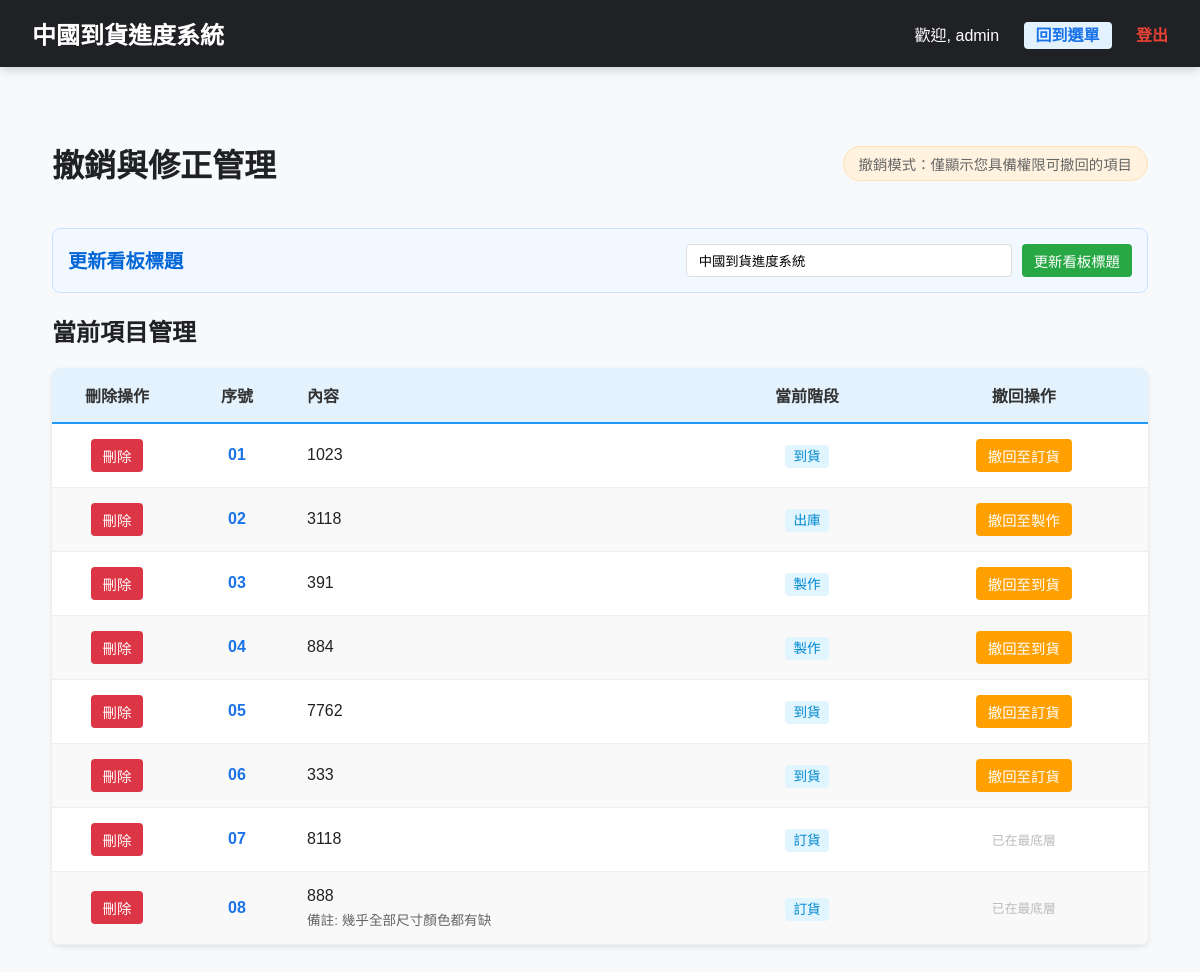
The page /manage?mode=undo (signed in) on the database its author committed.
### models.py (models this page shows)
class SystemConfig(db.Model):
    id = db.Column(db.Integer, primary_key=True)
    key = db.Column(db.String(50), unique=True, nullable=False)
    value = db.Column(db.Text)

class User(db.Model):
    id = db.Column(db.Integer, primary_key=True)
    username = db.Column(db.String(50), unique=True, nullable=False)
    password_hash = db.Column(db.String(128), nullable=False)
    is_admin = db.Column(db.Boolean, default=False)
    permissions = db.relationship('Permission', backref='user', uselist=False, cascade="all, delete-orphan")

class SignboardItem(db.Model):
    id = db.Column(db.Integer, primary_key=True)
    content = db.Column(db.Text, nullable=False)
    remark = db.Column(db.Text) # 備註 (選填)
    current_stage = db.Column(db.String(50), default='ORDER')
    stage_dates = db.Column(db.JSON, default={})
    updated_at = db.Column(db.DateTime, default=datetime.now, onupdate=datetime.now)

### main.py (the view)
@app.route('/manage')
def manage_page():
    if 'user_id' not in session:
        return redirect(url_for('index'))
    mode = request.args.get('mode', 'normal') # normal 或 undo
    user = User.query.get(session['user_id'])
    items = SignboardItem.query.order_by(SignboardItem.id.asc()).all()
    return render_template('manage.html', items=items, perms=user.permissions, mode=mode)

### main.py (called while the page is built, shortened)
def get_config(key, default=None):
    config = SystemConfig.query.filter_by(key=key).first()
    return config.value if config else default

def get_inf_config(section, key, default=None):
    inf_path = os.path.join(os.path.dirname(__file__), 'config.inf')
    if not os.path.exists(inf_path):
        return default

def get_workflow_stages():
    stages_str = get_inf_config('Workflow', 'stages', 'ORDER:訂貨,ARRIVAL:到貨,PRODUCTION:製作,DELIVERY:出庫')
    stages = []
    for item in stages_str.split(','):
        if ':' in item:
            key, name = item.strip().split(':')
            stages.append({'key': key.strip(), 'name': name.strip()})
    return stages

@app.context_processor
def inject_config():
    return {
        'site_title': get_config('site_title', '中國到貨看板系統'),
        'workflow_stages': get_workflow_stages(),
        'undo_mode': get_inf_config('System', 'undo_mode', '1')
    }

### templates/manage.html (shortened to what this page needs)
{% extends "layout.html" %}
{% block content %}
<div style="display: flex; justify-content: space-between; align-items: center; margin-bottom: 1rem; max-width: 1200px; margin: 20px auto; padding: 0 20px;">
    <h1>{% if mode == 'undo' %}撤銷與修正管理{% else %}進度與庫存管理{% endif %}</h1>
    {% if mode != 'undo' %}
    <div style="background: #e9ecef; padding: 5px; border-radius: 30px; display: flex; gap: 5px; box-shadow: inset 0 2px 4px rgba(0,0,0,0.05);">
        <button id="btn-kanban" onclick="setMode('kanban')" class="mode-btn active">看板模式</button>
        <button id="btn-role" onclick="setMode('role')" class="mode-btn">角色模式</button>
    </div>
    {% else %}
    <div style="color: #666; font-size: 0.9rem; background: #fff3e0; padding: 6px 15px; border-radius: 20px; border: 1px solid #ffe0b2;">
         撤銷模式：僅顯示您具備權限可撤回的項目
    </div>
    {% endif %}
</div>
<div class="manage-wrapper">
    {% if session.is_admin %}
    <div class="config-card">
        <h3>更新看板標題</h3>
        <form action="{{ url_for('update_title') }}" method="POST" class="title-form">
            <input type="text" name="new_title" value="{{ site_title }}" placeholder="請輸入看板標題">
            <button type="submit" class="btn btn-save">更新看板標題</button>
        </form>
    </div>
    {% endif %}
    <h2>當前項目管理</h2>
    <table class="data-table">
        <thead>
            <tr>
                <th style="width: 100px;">刪除操作</th>
                <th style="width: 80px;">序號</th>
                <th style="text-align: left;">內容</th>
                <th>當前階段</th>
                <th>{% if mode == 'undo' %}撤回操作{% else %}處置轉移{% endif %}</th>
            </tr>
        </thead>
        <tbody>
            {% for item in items %}
            {% set can_move = perms.stage_perms.get(item.current_stage) or (item.current_stage == workflow_stages[-1].key and perms.can_clear_delivery) or perms.can_delete %}
            <tr class="row-item" data-has-perm="{{ 'true' if can_move else 'false' }}" style="border-bottom: 1px solid #eee;">
                <td style="text-align: center;">
                    <form action="/manage/delete/{{ item.id }}" method="POST" onsubmit="return confirm('確定要刪除此項目嗎？');">
                        <button type="submit" class="btn btn-delete">刪除</button>
                    </form>
                </td>
                <td style="font-weight: bold; color: #1a73e8; text-align: center;">{{ "%02d"|format(loop.index) }}</td>
                <td>
                    <div style="font-weight: 500;">{{ item.content }}</div>
                    {% if item.remark %}<span class="remark-text">備註: {{ item.remark }}</span>{% endif %}
                </td>
                <td style="text-align: center;">
                    <span style="background: #e1f5fe; color: #0288d1; padding: 4px 8px; border-radius: 4px; font-size: 0.85rem;">
                        {% for s in workflow_stages %}
                            {% if s.key == item.current_stage %}{{ s.name }}{% endif %}
                        {% endfor %}
                    </span>
                </td>
                <td style="text-align: center;">
                    {% if mode == 'undo' %}
                        {% set ns_undo = namespace(prev_stage=none, can_undo=false) %}
                        {% for s in workflow_stages %}
                            {% if s.key == item.current_stage %}
                                {% if not loop.first %}
                                    {% set ns_undo.prev_stage = workflow_stages[loop.index0 - 1] %}
                                    {% if session.is_admin or (undo_mode == '2' and perms.stage_perms.get(ns_undo.prev_stage.key)) %}
                                        {% set ns_undo.can_undo = true %}
                                    {% endif %}
                                {% endif %}
                            {% endif %}
                        {% endfor %}
                        {% if ns_undo.prev_stage %}
                            {% if ns_undo.can_undo %}
                                <button onclick="undoItem('{{ item.id }}', '{{ ns_undo.prev_stage.name }}')"
                                        class="btn btn-save" style="background: #ffa000;">
                                    撤回至{{ ns_undo.prev_stage.name }}
                                </button>
                            {% else %}
                                <button class="btn" disabled style="background: #e0e0e0; color: #aaa; cursor: not-allowed; border: 1px solid #ccc;">
                                    撤回至{{ ns_undo.prev_stage.name }}
                                </button>
                            {% endif %}
                        {% else %}
                            <span style="color: #bbb; font-size: 0.8rem;">已在最底層</span>
                        {% endif %}
                    {% endif %}
                </td>
            </tr>
            {% endfor %}
        </tbody>
    </table>
</div>
{% endblock %}

### templates/layout.html (shortened to what this page needs)
<!DOCTYPE html>
<html lang="zh-Hant">
<head>
</head>
<body>
    <div class="nav-header">
        <div style="font-size: 1.5rem; font-weight: bold;">{{ site_title }}</div>
        <div class="nav-links">
            <span>歡迎, {{ session.username }}</span>
            {% if request.endpoint not in ['admin_home', 'index'] %}
            <a href="/admin_home" style="background: #e3f2fd; color: #1a73e8; padding: 5px 12px; border-radius: 4px;">回到選單</a>
            {% endif %}
            <a href="/logout" style="color: var(--danger);">登出</a>
        </div>
    </div>
    <div class="container">
        {% block content %}{% endblock %}
    </div>
</body>
</html>

### templates/layout.html (style rules this page uses)
:root { --primary: #1a73e8; --success: #34a853; --warning: #fbbc05; --danger: #ea4335; --info: #4285f4; --dark: #202124; --light: #f8f9fa; }
body { font-family: 'Microsoft JhengHei', sans-serif; margin: 0; background: var(--light); color: var(--dark); }
.nav-header { background: var(--dark); color: white; padding: 1rem 2rem; display: flex; justify-content: space-between; align-items: center; box-shadow: 0 2px 10px rgba(0,0,0,0.2); }
.nav-links a { color: #ccc; text-decoration: none; margin-left: 20px; font-weight: bold; }
.container { padding: 2rem; max-width: 1200px; margin: 0 auto; }

### templates/manage.html (style rules this page uses)
.row-item { transition: opacity 0.3s ease; }
.manage-wrapper { max-width: 1200px; margin: 20px auto; padding: 0 20px; }
.config-card { background: #f1f8ff; border: 1px solid #c8e1ff; padding: 15px; border-radius: 8px; margin-bottom: 20px; display: flex; align-items: center; justify-content: space-between; }
.config-card h3 { margin: 0; color: #0366d6; font-size: 1.2rem; }
.title-form { display: flex; gap: 10px; }
.title-form input { padding: 8px 12px; border: 1px solid #ddd; border-radius: 4px; width: 300px; }
.data-table { width: 100%; border-collapse: collapse; background: white; border-radius: 8px; overflow: hidden; box-shadow: 0 2px 5px rgba(0,0,0,0.1); }
.data-table th { background-color: #e3f2fd; color: #333; text-align: center; padding: 15px; border-bottom: 2px solid #2196F3; }
.data-table td { padding: 15px; border-bottom: 1px solid #eee; }
.data-table tr:nth-child(even) { background-color: #f9f9f9; }
.btn { padding: 6px 12px; border-radius: 4px; border: none; cursor: pointer; font-size: 0.9rem; transition: opacity 0.2s; display: inline-block; color: white; }
.btn-save { background-color: #28a745; }
.btn-delete { background-color: #dc3545; }
.remark-text { font-size: 0.85rem; color: #666; display: block; margin-top: 4px; }

### rows shown on the page
SystemConfig: value "中國到貨進度系統", new_title "中國到貨進度系統"
User: username "admin"
SignboardItem: index "01", content "1023", name "到貨", prev_stage.name "訂貨"
SignboardItem: index "02", content "3118", name "出庫", prev_stage.name "製作"
SignboardItem: index "03", content "391", name "製作", prev_stage.name "到貨"
SignboardItem: index "04", content "884", name "製作", prev_stage.name "到貨"
SignboardItem: index "05", content "7762", name "到貨", prev_stage.name "訂貨"
SignboardItem: index "06", content "333", name "到貨", prev_stage.name "訂貨"
SignboardItem: index "07", content "8118", name "訂貨", shows "已在最底層"
SignboardItem: index "08", content "888", remark "幾乎全部尺寸顏色都有缺", name "訂貨", shows "已在最底層"
